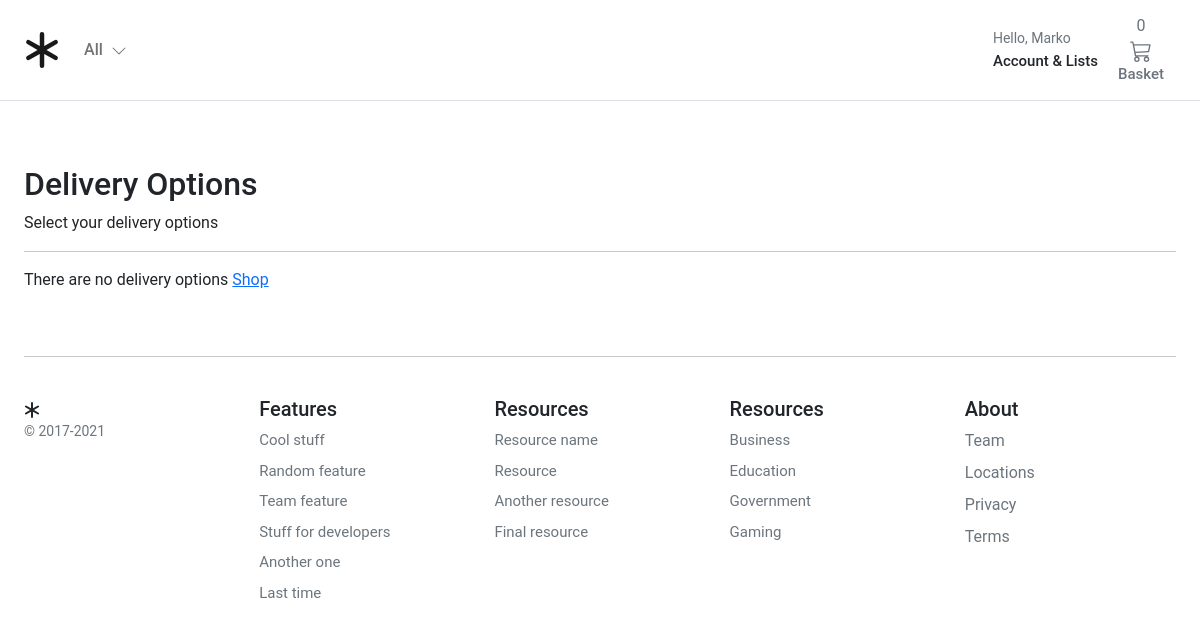
Page /checkout/deliverychoices/ (signed in) on the earlier database version.
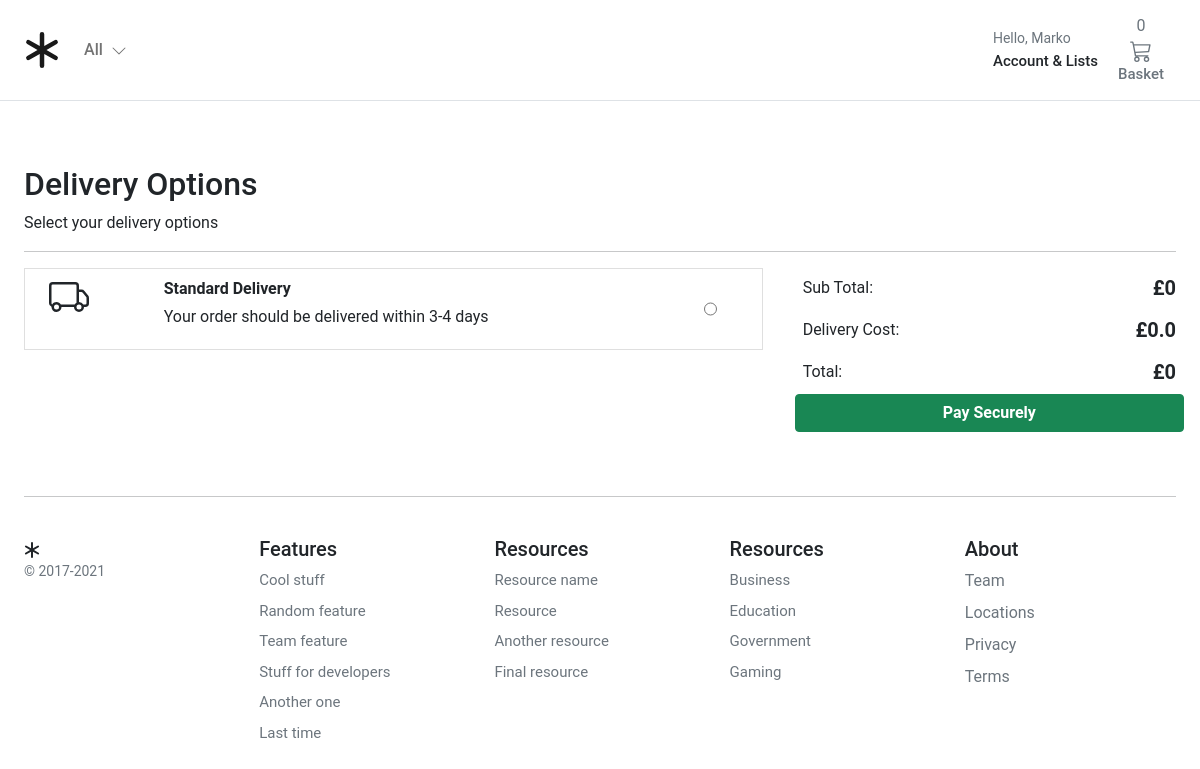
Same page on the later database version.
### checkout/models.py (models this page shows, shortened)
class DeliveryOptions(models.Model):
    DELIVERY_CHOICES = [
        ("IS", "In Store"),
        ("HD", "Home Delivery"),
        ("DD", "Digital Delivery"),
    ]
    delivery_name = models.CharField(
        verbose_name=_("delivery_name"),
        help_text=_("Required"),
        max_length=255,
    )
    delivery_price = models.DecimalField(
        verbose_name=_("delivery_price"),
        help_text=_("Maximum 999.99"),
        error_messages={
            "name": {
                "max_length": _("The price must be between 0 and 999.99."),
            },
        },
        max_digits=5,
        decimal_places=2,
    )
    delivery_method = models.CharField(
        choices=DELIVERY_CHOICES,
        verbose_name=_("delivery_method"),
        help_text=_("Required"),
        max_length=255,
    )
    delivery_timeframe = models.CharField(
        verbose_name=_("delivery timeframe"),
        help_text=_("Required"),
        max_length=255,
    )
    delivery_window = models.CharField(
        verbose_name=_("delivery window"),
        help_text=_("Required"),
        max_length=255,
    )
    order = models.IntegerField(verbose_name=_("list order"), help_text=_("Required"), default=0)
    is_active = models.BooleanField(default=True)
    class Meta:
        verbose_name = _("Delivery Option")
        verbose_name_plural = _("Delivery Options")

### checkout/views.py (the view)
# urls.py: path("deliverychoices/", views.deliverychoices, name="deliverychoices"),
@login_required
def deliverychoices(request):
    deliveryoptions = DeliveryOptions.objects.filter(is_active=True)
    return render(request, "checkout/delivery_choices.html", {"deliveryoptions": deliveryoptions})

### basket/basket.py (called while the page is built)
    def __len__(self):
        return sum(item["qty"] for item in self.basket.values())

    def get_subtotal_price(self):
        return sum(Decimal(item["price"]) * item["qty"] for item in self.basket.values())

    def get_delivery_price(self):
        newprice = 0.00
        if "purchase" in self.session:
            newprice = DeliveryOptions.objects.get(id=self.session["purchase"]["delivery_id"]).delivery_price
        return newprice

    def get_total_price(self):
        newprice = 0.00
        subtotal = sum(Decimal(item["price"]) * item["qty"] for item in self.basket.values())
        if "purchase" in self.session:
            newprice = DeliveryOptions.objects.get(id=self.session["purchase"]["delivery_id"]).delivery_price
        total = subtotal + Decimal(newprice)
        return total

### basket/context_processors.py (called while the page is built)
def basket(request):
    return {'basket': Basket(request)}

### store/context_processors.py (called while the page is built)
def categories(request):
    return {"categories": Category.objects.filter(level=0)}

### store/models.py (called while the page is built)
    def get_absolute_url(self):
        return reverse("store:category_list", args=[self.slug])

### templates/checkout/delivery_choices.html (shortened to what this page needs)
{% extends "../base.html" %}
{% load static %}
{% block content %}
<div class="container">
  <div class="col-12">
    <h1 class="h2">Delivery Options</h1>
  </div>
  <div class="col-12">
    <p>Select your delivery options</p>
  </div>
  <hr />
</div>
<div class="container">
  <div class="row g-3">
    {% if deliveryoptions|length == 0 %}
    <div class="col-12">There are no delivery options <a href="{% url 'store:store_home' %}">Shop</a></div>
    {% else %}
    <div class="col-md-4 col-lg-4 order-md-last p-0 order-3">
      <div class="d-flex bd-highlight ms-0">
        <div class="p-2 flex-grow-1 bd-highlight">Sub Total:</div>
        <div class="p-2 bd-highlight"><span class="fw-bold h5">£</span><span id="sub_total"
            class="fw-bold h5">{{basket.get_subtotal_price}}</span></div>
      </div>
      <div class="d-flex bd-highlight">
        <div class="p-2 flex-grow-1 bd-highlight">Delivery Cost:</div>
        <div class="p-2 bd-highlight"><span class="fw-bold h5">£</span><span id="delivery_price"
            class="fw-bold h5">{{basket.get_delivery_price}}</span></div>
      </div>
      <div class="d-flex bd-highlight">
        <div class="p-2 flex-grow-1 bd-highlight">Total:</div>
        <div class="p-2 bd-highlight"><span class="fw-bold h5">£</span><span id="total"
            class="fw-bold h5">{{basket.get_total_price}}</span></div>
      </div>
      <a role="button" href="{% url 'checkout:delivery_addresses' %}" class="btn btn-success fw-bold w-100"
        type="button">Pay Securely</a>
    </div>
    <div class="col-md-7 col-lg-8">
      {% for option in deliveryoptions %}
      <div class="card mb-3 border-1 rounded-0 product-item me-md-4" data-index="{{option.id}}">
        <div class="row g-0">
          <div class="col-md-2 ps-3 ps-md-4">
          </div>
          <div class="col-md-9 ps-md-1">
            <div class="card-body p-1">
              <p class="card-text ps-2 mb-1 pt-1 fw-bold">{{option.delivery_name}}</p>
              <p class="card-text ps-2 pb-3">Your order should be delivered within {{option.delivery_timeframe}}</p>
            </div>
          </div>
          <div class="col-md-1 ps-md-1">
            <input class="align-middle h-100" type="radio" name="deliveryOption" id="{{option.id}}"
              value="{{option.id}}">
          </div>
        </div>
      </div>
      {% endfor %}
    </div>
    {% endif %}
  </div>
</div>
{% endblock %}

Differences in the rows shown:
added DeliveryOptions: delivery_name "Standard Delivery", delivery_timeframe "3-4 days"
Other differences:
{{ basket.get_subtotal_price }}: (not shown) → "0"
{{ basket.get_delivery_price }}: (not shown) → "0.0"
{{ basket.get_total_price }}: (not shown) → "0"
text no longer shown: "There are no delivery options Shop"
text now shown: "Sub Total: £ Delivery Cost: £ Total: £ Pay Securely"
